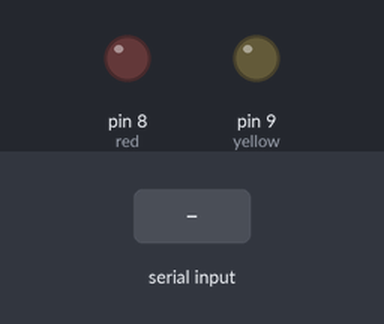
A sketch run on a simulated Arduino Uno, built with avr-gcc and run on an emulated ATmega328P. On the bench: output pins drawn as LEDs (lit = HIGH). The test bench sets the inputs (shaded band).

Above: at 1.2 s.
1.3 s: "y\n" received over Serial
At 2.0 s:
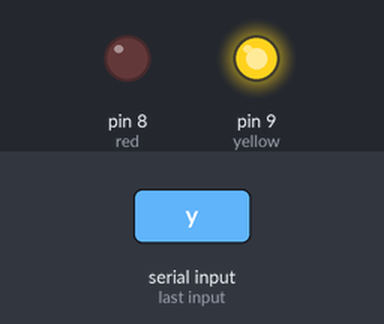
3.8 s: "r\n" received over Serial
At 4.6 s:
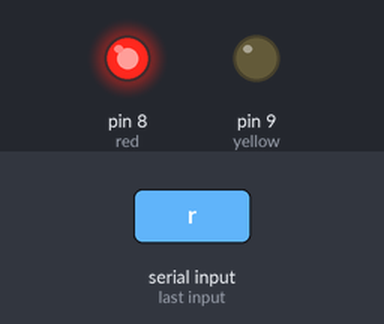
Timing chart, 0 to 6.8 s (numbered marks = the images above; inputs shaded):
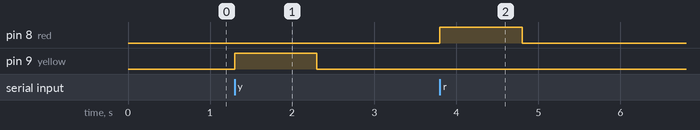

The sketch:

arduino6.2.ino
```cpp
#define red 8
#define yellow 9

String odebraneDane = "";

void setup() {
  Serial.begin(9600);
  pinMode(yellow, OUTPUT);
  pinMode(red, OUTPUT);

  digitalWrite(yellow, LOW);
  digitalWrite(red, LOW);
}

void loop() {
  if(Serial.available() > 0) {

    odebraneDane = Serial.readStringUntil('\n');

    switch (odebraneDane.charAt(0)) {
    case 'y':
        digitalWrite(yellow, HIGH);
        delay(1000);
        digitalWrite(yellow, LOW);
        break;
    case 'r':
        digitalWrite(red, HIGH);
        delay(1000);
        digitalWrite(red, LOW);
        break;
    default:
        Serial.print("invalid option!\n");
        break;
    }

  }
}
```

Measured:
- after the input at 1.3 s, pin 9 (yellow): LOW → HIGH at once, → LOW 1.0 s later
- after the input at 3.8 s, pin 8 (red): LOW → HIGH at once, → LOW 1.0 s later
